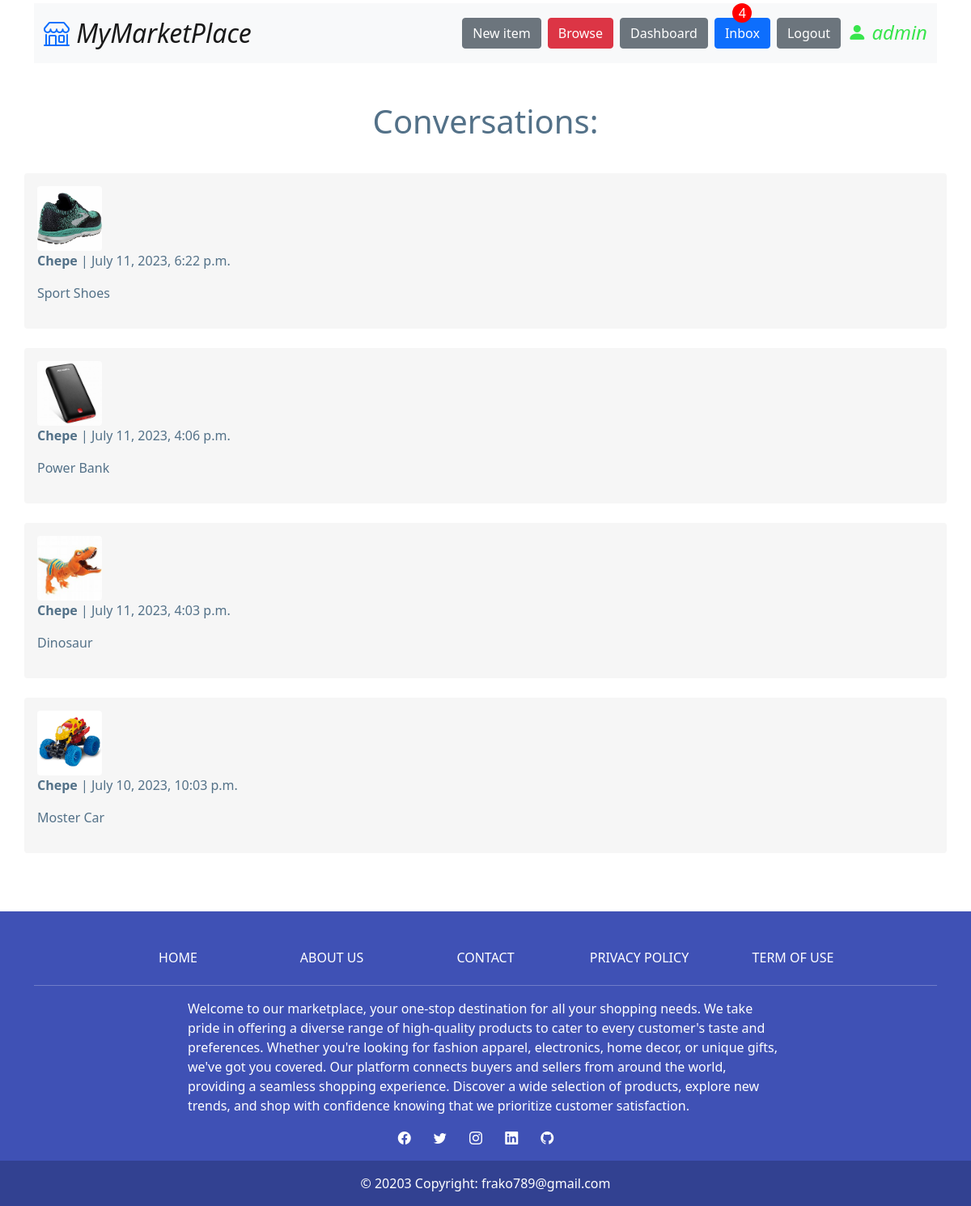
/conversation/inbox/ (signed in), run on an earlier commit of the app's database.
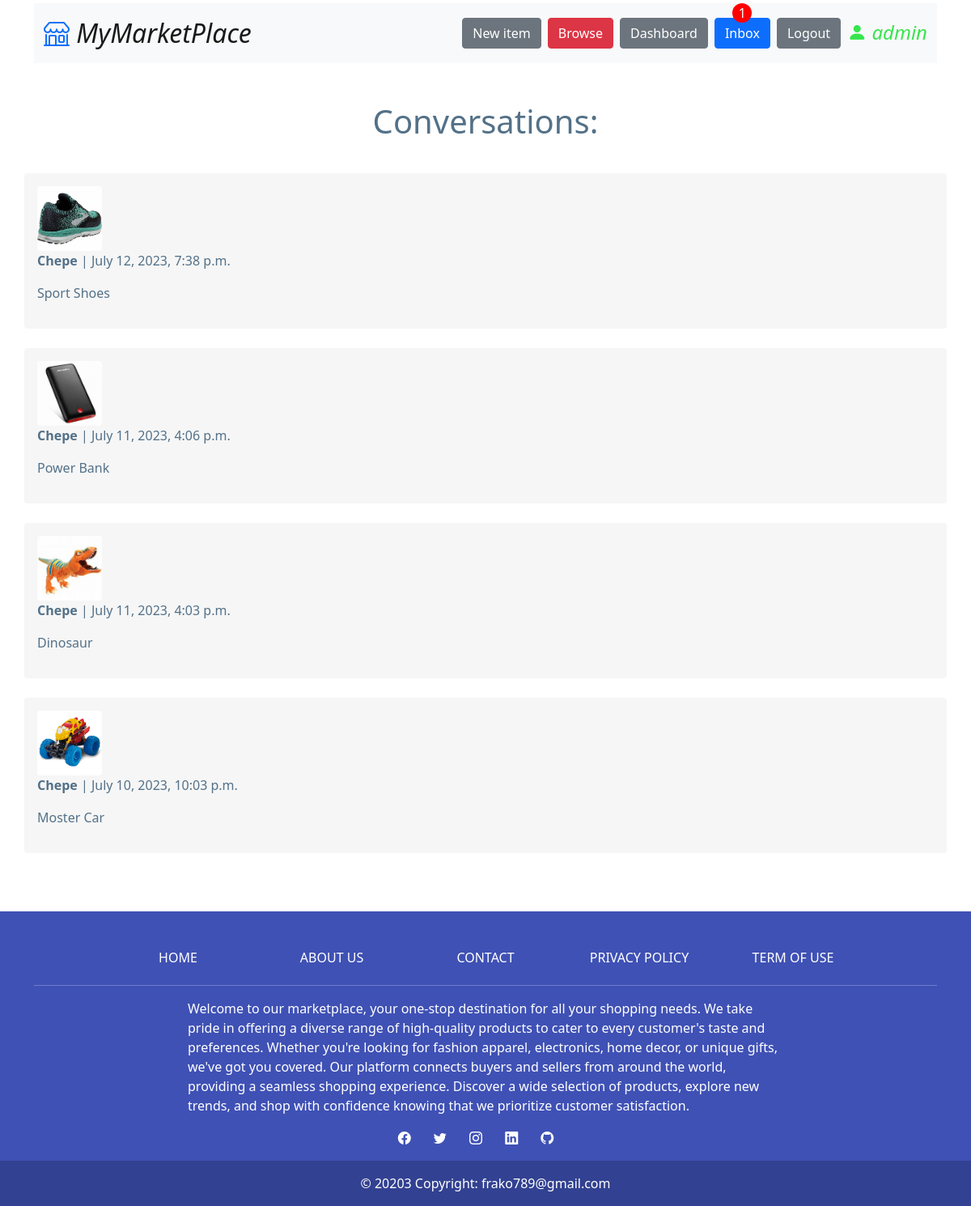
And on a later commit of the database.
### conversations/models.py (models this page shows, shortened)
class Conversation(models.Model):
    item = models.ForeignKey(Item, related_name='conversations', on_delete=models.CASCADE)
    members = models.ManyToManyField(User, related_name='conversations')
    created_at = models.DateTimeField(auto_now_add=True)
    modified_at = models.DateTimeField(auto_now=True)
    class Meta:
        ordering = ['-modified_at']
        verbose_name = ("Conversation")
        verbose_name_plural = ("Conversations")

### item/models.py (models this page shows)
class Item(models.Model):
    category = models.ForeignKey(Category, related_name='items', on_delete=models.CASCADE)
    name = models.CharField(max_length=255)
    description = models.TextField(blank=True, null=True)
    price = models.FloatField()
    image = models.ImageField(upload_to='item_images', blank=True, null=True)
    is_sold = models.BooleanField(default=False)
    created_by = models.ForeignKey(User, related_name='items', on_delete=models.CASCADE)
    created_at = models.DateTimeField(auto_now_add=True)
    def __str__(self):
        return self.name

### conversations/views.py (the view)
# urls.py: path('inbox/', inbox, name='inbox'),
@login_required(login_url="login")
def inbox(request):
    conversations = Conversation.objects.filter(members__in=[request.user])
    return render(request, "conversation/inbox.html", {"conversations": conversations})

### core/processors.py (called while the page is built)
def get_messages(request):
    if request.user.is_authenticated:
        conversations = request.user.conversations.all()
        user = request.user
        filtered_messages = ConversationMessage.objects.filter(
            read=False, conversation__in=conversations
        ).exclude(sender=user)
        return {
            "num_messages": len(filtered_messages),
            "filtered_messages": filtered_messages,
        }
    return {"num_messages": 0, "filtered_messages": []}

### conversations/templates/conversation/inbox.html (shortened to what this page needs)
{% extends 'core/base.html' %}
{% block content %}
    <h1 class="text-center mt-5 fst-normal mb-3" style="color: #537188">Conversations:</h1>
    {% for conversation in conversations %}
        <a href="{% url 'conversation:detail' conversation.id %}" class="container">
            <div class="container p-3 rounded" style="background-color: #F6F6F6">
                <img src="{{conversation.item.image.url}}" class="rounded d-block" alt="{{conversation.item.name}}">
                {% for member in conversation.members.all %}
                    {% if member != request.user %}
                        <p><strong>{{member.username}}</strong> | {{conversation.modified_at}}</p>
                        <p>{{ conversation.item.name }}</p>
                    {% endif %}
                {% endfor %}
            </div>
        </a>
    {% endfor %}
{% endblock %}

### core/templates/core/base.html (shortened to what the changed rows need)
<!DOCTYPE html>
<html lang="en">
<head>
    <link href="https://cdn.jsdelivr.net/npm/bootstrap@5.0.2/dist/css/bootstrap.min.css" rel="stylesheet">
    <link rel="stylesheet" href="https://cdn.jsdelivr.net/npm/bootstrap-icons@1.10.5/font/bootstrap-icons.css">
</head>
<body>
    <div class="container d-flex justify-content-center mt-1">
        <nav class="navbar navbar-expand-lg navbar-light bg-light" style="width: 100%;">
            <div class="container-fluid cont-nav">
                <div class="collapse navbar-collapse d-flex justify-content-end cont-ul" id="navbarNav">
                    <ul class="navbar-nav d-flex flex-wrap flex-sm-row flex-column gap-2">
                        {% if request.user.is_authenticated %}
                            <li class="nav-item">
                                <a class="{% if num_messages %}new-messages{% endif %} inbox btn btn-primary text" href="{% url 'conversation:inbox' %}">
                                    Inbox
                                    {% if num_messages %}
                                        <span class="circle-number new-messages">{{num_messages}}</span>
                                    {% endif %}
                                </a>
                            </li>
                        {% endif %}
                    </ul>
                </div>
            </div>
        </nav>
    </div>
    {% block content %}{% endblock content %}
</body>
</html>

What changed in the data, as far as the page shows it:
changed Conversation "Sport Shoes": modified_at "July 11, 2023, 6:22 p.m." → "July 12, 2023, 7:38 p.m."
Also different on the page:
{{ num_messages }}: "4" → "1"
